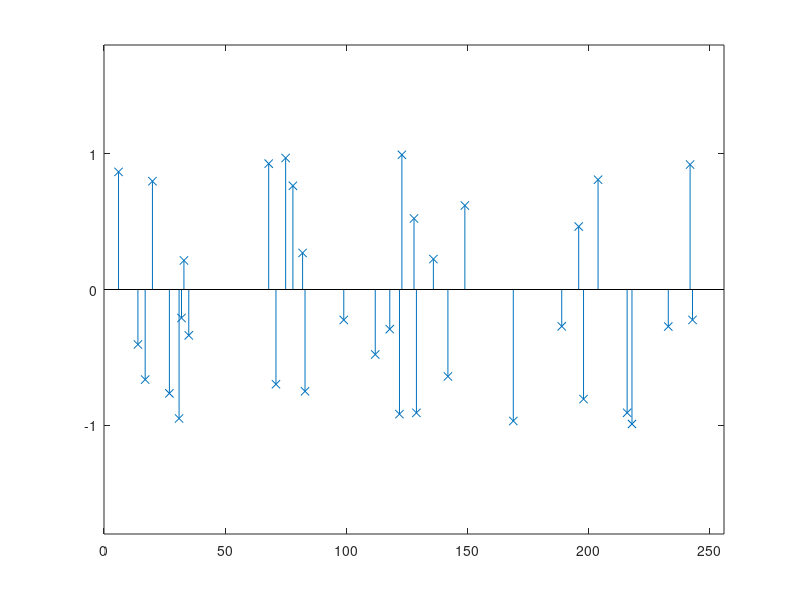
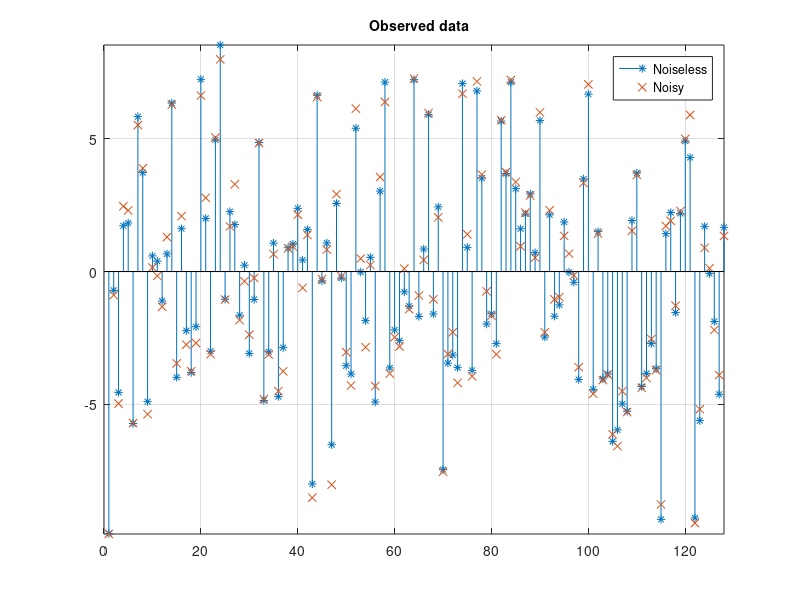

The MATLAB source for these figures, in order: (Note: this script raises an error after producing the figures.)
%-----------------------------------------------------------------
% This script provides an example of how to use the FBS  and IRL1 
% algorithms to solve the CEL0 penalized least squares problem.
%
% -- Emmanuel Soubies (2015)
%-----------------------------------------------------------------
clear all; close all; clc;

% -- Parameters for generation
M=128;   % size of the measured vector
N=256;   % size of the unknown signal
K=35;    % number of non-zero values in the generated signal
sig=0.5;   % noise standard deviation
cmplx=0;   % Complex values
alg='irl1';% Algorithm: 'fbs' -> Forward Backward Splitting 
		   %            'irl1'-> Iteratively Reweighted-L1 algorithm
% - Set the seed-number (for reproductibility)
rand('state', 1);
randn('state', 1);

%%%%%%%%%%%%%%%%%%%%
%% Data generation (Real)
%%%%%%%%%%%%%%%%%%%%
if ~cmplx
    A=randn(M,N);                                   % Mixture matrix
    x=zeros(N,1);                                   % Signal
    sel = randperm(N); sel = sel(1:K);              % Location of the non-zero entries
    x(sel) = sign(randn(K,1)) .* (1-.8*rand(K,1));  % set the non-zeros values randomly such that their amplitude is greater than 0.2
    h=figure; ind=find(abs(x)>eps); stem(ind,x(ind),'x'); hold all; axis([0 N -1.8 1.8]);
    %
    y=A*x + randn(M,1)*sig;                         % Measurements vector
    figure; stem(A*x,'*'); hold all; stem(y,'x','LineStyle','none'); grid; axis([0 M min(min(A*x),min(y)) max(max(A*x),max(y))]);
    legend('Noiseless','Noisy');title('\fontsize{14} \it \bf Observed data');
end

%%%%%%%%%%%%%%%%%%%%
%% Data generation (Complex)
%%%%%%%%%%%%%%%%%%%%
if cmplx
    A=randn(M,N)+1i*randn(M,N);          % Mixture matrix
    x=zeros(N,1);                        % Signal
    sel = randperm(N); sel = sel(1:K);   % Location of the non-zero entries
    x(sel) = randn(K,1) + 1i*randn(K,1);              % set the non-zeros values randomly ... 
    x(sel) = x(sel)./abs(x(sel)) .* (1-.8*rand(K,1)); % ... such that their amplitude is greater than 0.2
    h=figure; ind=find(abs(x)>eps); stem(ind,real(x(ind)),'xb'); hold on;  stem(ind,imag(x(ind)),'xr'); axis([0 N -1.8 1.8]);
    %
    y=A*x + randn(M,1)*sig + 1i*randn(M,1)*sig;       % Measurements vector
    figure; stem(real(A*x),'*b'); hold on; stem(imag(A*x),'*r'); stem(real(y),'xb','LineStyle','none'); stem(imag(y),'xr','LineStyle','none'); grid; axis([0 M -max(max(abs(A*x)),min(abs(y))) max(max(abs(A*x)),max(abs(y)))]);
    legend('Noiseless Real','Noiseless Imag','Noisy Real','Noisy Imag');title('\fontsize{14} \it \bf Observed data');
end
%%%%%%%%%%%%%%%%%
%% Optimization
%%%%%%%%%%%%%%%%%
% -- Parameters
% Functional
if cmplx
    lamb=2;  % lambda parameter of the CEL0 penalty
else
    lamb=1;
end
% Algo
params.verbose=1;       % to display the iterations evolution (otherwise put 0)
params.maxiter=1000;    % maximal number of iterations
params.xTol=1e-5;       % tolerance on the relative difference of x between two successive iterations
params.FTol=1e-5;       % tolerance on the relative difference  cost function value between two successive iterations
params.gpu=0;           % put 1 to run th code on gpu (requires the Parallel Computing Toolbox)
x0=zeros(size(x));      % initialization of the algorithm to 0

% -- Construct the linear operator from the matrix A
Op=OperatorFromMatrix(A);

% -- Construct the Least-Squares functional (Data term)
F=FuncLeastSquares(Op,y);
params.gam=1/F.lip;    % gamma parameter of the FBS algorithm (must be < to 1/L where L=||A^t*A||, it is given by the 
					   % field nAtA of the operator

% -- Construct the CEL0 penalty
P=FuncCEL0(Op.nai,lamb,[]);

% -- Minimization of F + P
if strcmp(alg,'fbs')
	% with the FBS algorithm
	[xopt,infos]=AlgoFBS(x0,F,P,1,params);
elseif strcmp(alg,'irl1')
	% with the IRL1 algorithm
	params.G=1;
	[xopt,infos]=AlgoIRL1(x0,F,P,1,params);
end

% -- Plots results
if ~cmplx
   	figure(h); ind=find(abs(xopt)>eps); stem(ind,xopt(ind),'o');grid;
   	legend('True signal','Estimated signal');
else
   	figure(h); ind=find(abs(xopt)>eps); stem(ind,real(xopt(ind)),'om','LineStyle','none'); stem(ind,imag(xopt(ind)),'dk','LineStyle','none');grid;
   	legend('True signal (real)','True signal (imag)','Estimated signal (real)','Estimated signal (imag)');
end

% -- Plot cost function
figure;
plot(infos.objFun()); xlabel('Iterations'); ylabel('Cost function'); grid;
% -- Display algorithm output infos
infos
